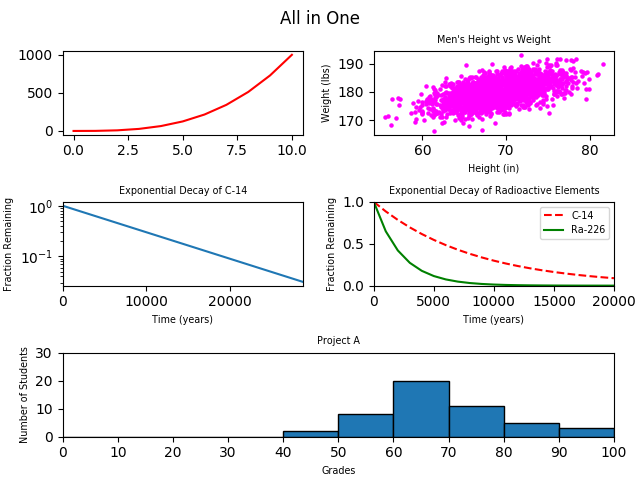

Generate this figure with Python:
#!/usr/bin/env python3
import numpy as np
import matplotlib.pyplot as plt
from matplotlib.gridspec import GridSpec
import matplotlib as mpl

y0 = np.arange(0, 11) ** 3

mean = [69, 0]
cov = [[15, 8], [8, 15]]
np.random.seed(5)
x1, y1 = np.random.multivariate_normal(mean, cov, 2000).T
y1 += 180

x2 = np.arange(0, 28651, 5730)
r2 = np.log(0.5)
t2 = 5730
y2 = np.exp((r2 / t2) * x2)

x3 = np.arange(0, 21000, 1000)
r3 = np.log(0.5)
t31 = 5730
t32 = 1600
y31 = np.exp((r3 / t31) * x3)
y32 = np.exp((r3 / t32) * x3)

np.random.seed(5)
student_grades = np.random.normal(68, 15, 50)

mpl.rcParams['axes.titlesize'] = 'x-small'
mpl.rcParams['axes.labelsize'] = 'x-small'
mpl.rcParams['legend.fontsize'] = 'x-small'
fig = plt.figure(constrained_layout=True)

gs = GridSpec(3, 2, figure=fig)
fig.suptitle('All in One')

ax1 = fig.add_subplot(gs[0, :-1])
ax1.plot(y0, 'r')

ax2 = fig.add_subplot(gs[0, 1:])
ax2.scatter(x1, y1, c='magenta', s=5)
plt.xlabel('Height (in)')
plt.ylabel('Weight (lbs)')
plt.title("Men's Height vs Weight")

ax3 = fig.add_subplot(gs[1, :-1])
ax3.plot(x2, y2)
plt.yscale('log')
plt.xlim([0, 28651])
plt.xlabel("Time (years)")
plt.ylabel("Fraction Remaining")
plt.title("Exponential Decay of C-14")

ax4 = fig.add_subplot(gs[1, 1:])
ax4.plot(x3, y31, 'r--', label='C-14')
plt.xlim([0, 20000])
plt.ylim([0, 1])
ax4.plot(x3, y32, 'g-', label='Ra-226')
plt.xlabel('Time (years)')
plt.ylabel('Fraction Remaining')
plt.title('Exponential Decay of Radioactive Elements')
plt.legend(loc='upper right')

ax5 = fig.add_subplot(gs[2, :])
ax5.hist(student_grades, bins=10, range=(0, 100),
         edgecolor='black')
plt.xticks(range(0, 101, 10))
plt.xlim([0, 100])
plt.ylim([0, 30])
plt.xlabel("Grades")
plt.ylabel('Number of Students')
plt.title('Project A')

plt.savefig('5-all_in_one.png')